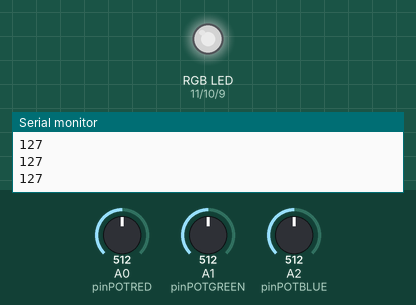
Simulated run of this sketch. Board: Arduino Uno, built with avr-gcc and run on an emulated ATmega328P. On the bench: an RGB LED mixed from three pins (HIGH = lit), the last lines printed to the serial monitor. The test bench sets the inputs (shaded band); at power-on: A0 (pinPOTRED) = 512, A2 (pinPOTBLUE) = 512, A1 (pinPOTGREEN) = 512. Dim RGB values are drawn brighter than linear.

Above: at 1.2 s.
1.3 s: A0 (pinPOTRED) set to 716
At 2.5 s:
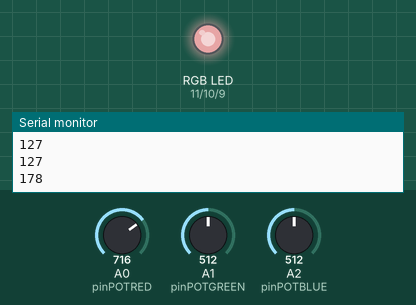
2.8 s: A2 (pinPOTBLUE) set to 716
At 3.8 s:
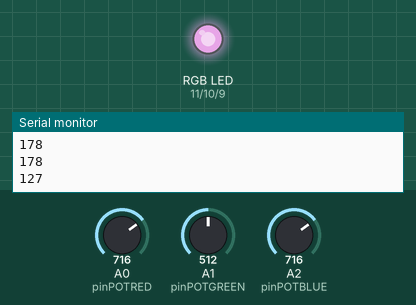
4.3 s: A1 (pinPOTGREEN) set to 900
At 4.8 s:
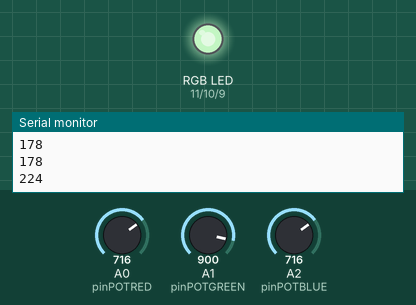
5.8 s: A0 (pinPOTRED) set to 900
At 6.5 s:
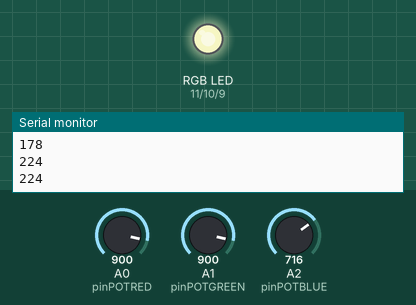
7.3 s: A2 (pinPOTBLUE) set to 1023
At 8.1 s:
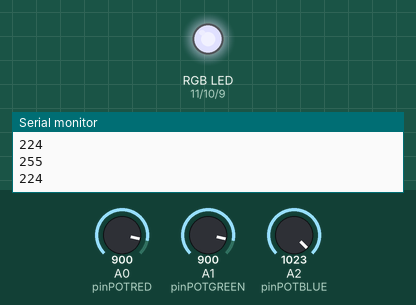
8.8 s: A1 (pinPOTGREEN) set to 716
At 9.8 s:
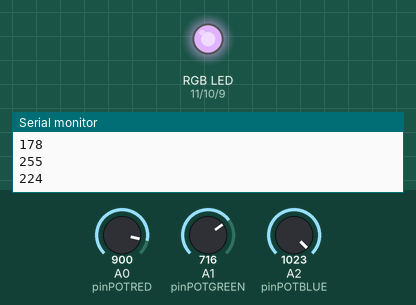
Timing chart, 0 to 11.3 s (numbered marks = the images above; inputs shaded):
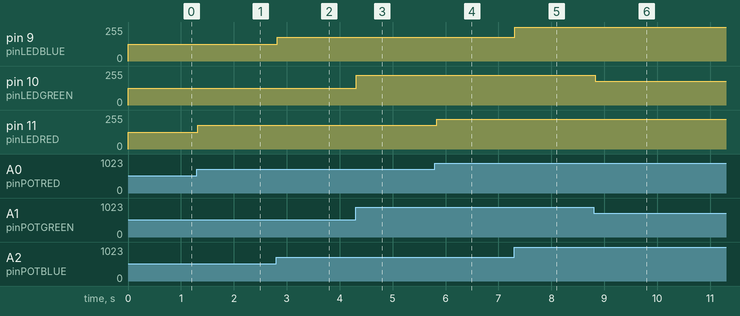

The sketch:

analogRGBControl.ino
```cpp
const int pinLEDRED = 11;
const int pinLEDGREEN = 10;
const int pinLEDBLUE = 9;
const int pinPOTRED = A0;
const int pinPOTGREEN = A1;
const int pinPOTBLUE = A2;

int valuePOTRED = 0;
int valuePOTGREEN = 0;
int valuePOTBLUE = 0;

void setup() {
  // put your setup code here, to run once:
  pinMode(pinLEDRED,OUTPUT);
  pinMode(pinLEDGREEN,OUTPUT);
  pinMode(pinLEDBLUE,OUTPUT);
  pinMode(pinPOTRED,INPUT);
  pinMode(pinPOTGREEN,INPUT);
  pinMode(pinPOTBLUE,INPUT);
  Serial.begin(9600);
}
void colorLED(int r, int g, int b)
{
  analogWrite(pinLEDRED,r);
  analogWrite(pinLEDGREEN,g);
  analogWrite(pinLEDBLUE,b);
}

void loop() {
  // put your main code here, to run repeatedly:
  //red potentionmetre here
  valuePOTRED = analogRead(pinPOTRED);
  valuePOTRED = map(valuePOTRED, 0, 1023, 0, 255);
  Serial.println(valuePOTRED);
  //green potentiometre here
  valuePOTGREEN = analogRead(pinPOTGREEN);
  valuePOTGREEN = map(valuePOTGREEN, 0, 1023, 0, 255);
  Serial.println(valuePOTGREEN);
  //blue potentiometre here
  valuePOTBLUE = analogRead(pinPOTBLUE);
  valuePOTBLUE = map(valuePOTBLUE, 0, 1023, 0, 255);
  Serial.println(valuePOTBLUE);
  colorLED(valuePOTRED,valuePOTGREEN,valuePOTBLUE);
  //colorLED(0,0,0);
}
```

Measured:
- after the input at 1.3 s, pin 11 (pinLEDRED): 127/255 → 178/255 at once
- after the input at 2.8 s, pin 9 (pinLEDBLUE): 127/255 → 178/255 at once
- after the input at 4.3 s, pin 10 (pinLEDGREEN): 127/255 → 224/255 at once
- after the input at 5.8 s, pin 11 (pinLEDRED): 178/255 → 224/255 at once
- after the input at 7.3 s, pin 9 (pinLEDBLUE): 178/255 → 255/255 at once
- after the input at 8.8 s, pin 10 (pinLEDGREEN): 224/255 → 178/255 at once
